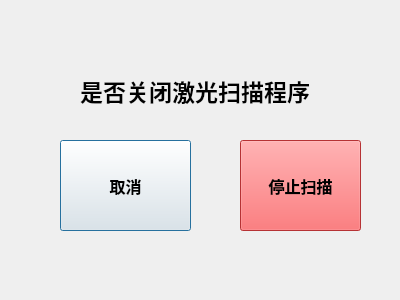
<?xml version="1.0" encoding="UTF-8"?>
<ui version="4.0">
 <class>Dialog</class>
 <widget class="QDialog" name="Dialog">
  <property name="geometry">
   <rect>
    <x>0</x>
    <y>0</y>
    <width>400</width>
    <height>300</height>
   </rect>
  </property>
  <property name="windowTitle">
   <string>Dialog</string>
  </property>
  <widget class="QPushButton" name="pushButton">
   <property name="geometry">
    <rect>
     <x>60</x>
     <y>140</y>
     <width>131</width>
     <height>91</height>
    </rect>
   </property>
   <property name="font">
    <font>
     <pointsize>12</pointsize>
     <weight>75</weight>
     <bold>true</bold>
    </font>
   </property>
   <property name="text">
    <string>取消</string>
   </property>
  </widget>
  <widget class="QPushButton" name="pushButton_2">
   <property name="geometry">
    <rect>
     <x>240</x>
     <y>140</y>
     <width>121</width>
     <height>91</height>
    </rect>
   </property>
   <property name="font">
    <font>
     <pointsize>12</pointsize>
     <weight>75</weight>
     <bold>true</bold>
    </font>
   </property>
   <property name="toolTip">
    <string>&lt;html&gt;&lt;head/&gt;&lt;body&gt;&lt;p&gt;&lt;br/&gt;&lt;/p&gt;&lt;/body&gt;&lt;/html&gt;</string>
   </property>
   <property name="styleSheet">
    <string notr="true">background-color: rgb(255, 70, 73);</string>
   </property>
   <property name="text">
    <string>停止扫描</string>
   </property>
  </widget>
  <widget class="QLabel" name="label">
   <property name="geometry">
    <rect>
     <x>80</x>
     <y>60</y>
     <width>261</width>
     <height>61</height>
    </rect>
   </property>
   <property name="font">
    <font>
     <pointsize>17</pointsize>
     <weight>75</weight>
     <bold>true</bold>
    </font>
   </property>
   <property name="text">
    <string>是否关闭激光扫描程序</string>
   </property>
  </widget>
 </widget>
 <resources/>
 <connections/>
</ui>
